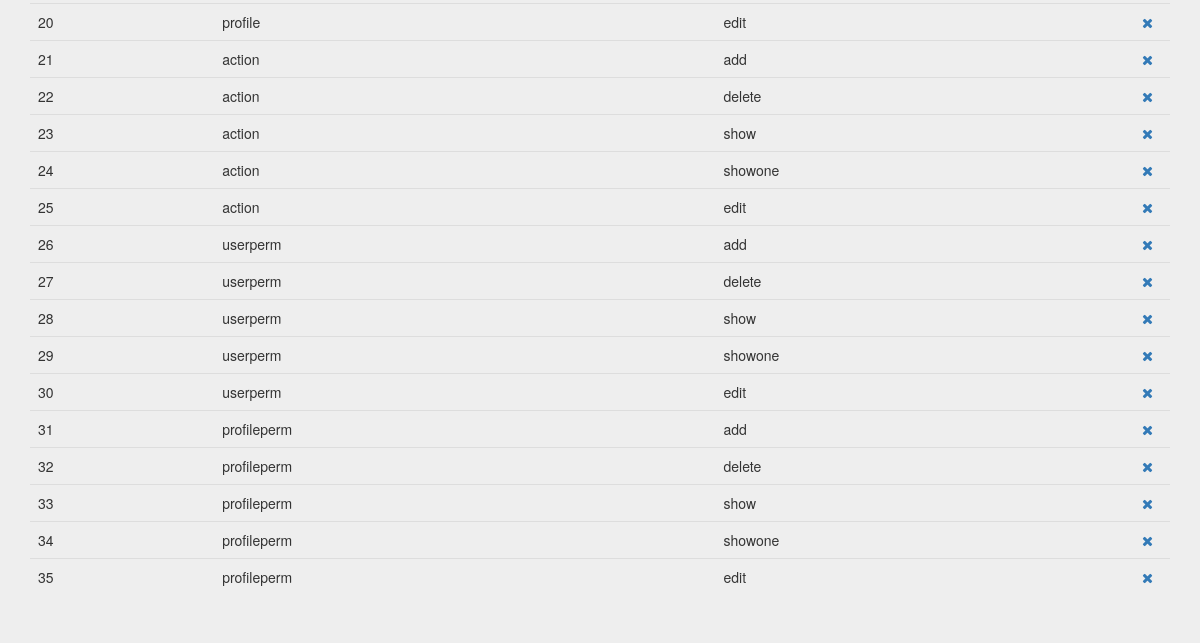
The app's page /index.php?controller=permission&action=show&orderby=id (signed in, lower part), older data.
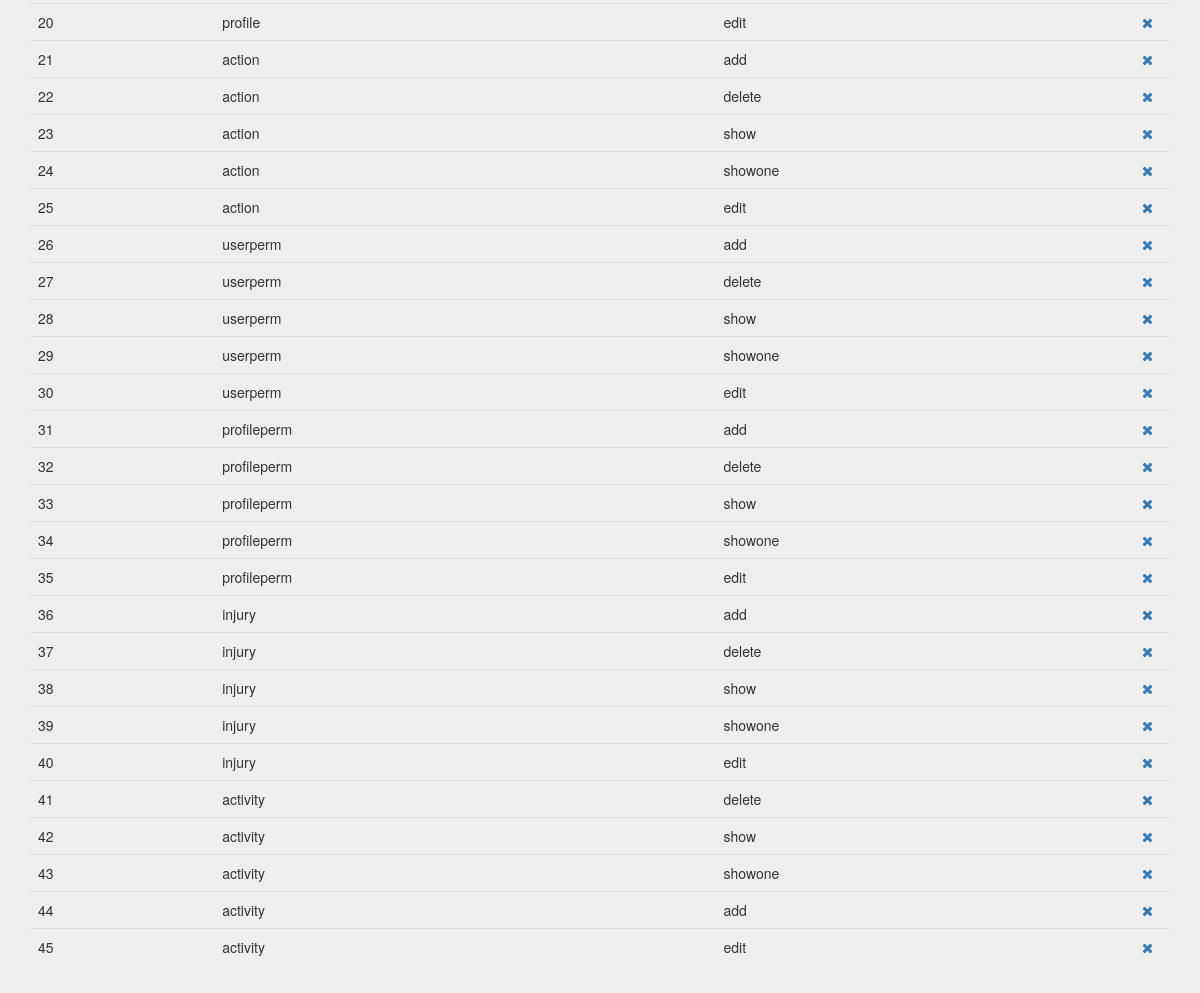
The same page, newer data.
### tables this page shows
create table `permission` (
`id` int(11) not null,
  `controller` varchar(25) not null,
  `action` varchar(25) not null
);

### core/ViewManager.php (called while the page is built, shortened)
<?php
class ViewManager {
    private $variables = array();
    public function setVariable($varname, $value, $flash=false) {
        $this->variables[$varname] = $value;
    }
    public function getVariable($varname, $default=NULL) {
        if (!isset($this->variables[$varname])) {
            return $default;
        }
        return $this->variables[$varname];
    }
    public function render($controller, $viewname) {
        include(__DIR__."/../Views/$controller/$viewname.php");
    }
    private static $viewmanager_singleton = NULL;
    public static function getInstance() {
        if (self::$viewmanager_singleton == null) {
            self::$viewmanager_singleton = new ViewManager();
        }
        return self::$viewmanager_singleton;
    }
}

### Controllers/PERMISSION_Controller.php (called while the page is built, shortened)
<?php
require_once(__DIR__."/../core/ViewManager.php");
require_once(__DIR__."/../Models/Permission.php");
require_once(__DIR__."/../Models/PERMISSION_Model.php");
class PERMISSION_Controller extends BaseController {
    private $controllerMapper;
    private $actionMapper;
    private $permissionMapper;
    public function __construct() {
        $this->controllerMapper = new CONTROLLER_Model();
        $this->actionMapper = new ACTION_Model();
        $this->permissionMapper = new PERMISSION_Model();
        $this->view->setLayout("default");
    }
    public function show(){
        $controllers = $this->controllerMapper->fetch_all();
        $actions = $this->actionMapper->fetch_all();
        if (isset($_GET["orderby"])) {
            $permissions = $this->permissionMapper->fetch_all($_GET["orderby"]);
        } else {
            $permissions = $this->permissionMapper->fetch_all();
        }
        $this->view->setVariable("permissions", $permissions);
        $this->view->setVariable("controllers", $controllers);
        $this->view->setVariable("actions", $actions);
        $this->view->render("permission", "PERMISSION_SHOW_Vista");
    }
}

### index.php (called while the page is built, shortened)
<?php
function run() {
    try{
        $controller = loadController($_GET["controller"]);
        $actionName = $_GET["action"];
        $controller->$actionName();
    } catch(Exception $ex) {
        die($ex->getMessage());
  }
}
function loadController($controllerName) {
    return new $controllerClassName();
}
run();
?>

### Models/Permission.php (called while the page is built, shortened)
<?php
class Permission {
    private $id;
    private $controller;
    private $action;
    public function __construct($id=NULL, $controller=NULL, $action=NULL) {
        $this->id = $id;
        $this->controller = $controller;
        $this->action = $action;
    }
    public function getID() {
        return $this->id;
    }
    public function getController() {
        return $this->controller;
    }
    public function getAction() {
        return $this->action;
    }
}

### Models/PERMISSION_Model.php (called while the page is built, shortened)
<?php
require_once(__DIR__."/../core/PDOConnection.php");
class PERMISSION_Model {
    private $db;
    public function __construct() {
        $this->db = PDOConnection::getInstance();
    }
    public function fetch_all($orderby = "controller"){
        $sql = $this->db->prepare("SELECT * FROM permission ORDER BY ".htmlspecialchars($orderby));
        $sql->execute();
        $permissions_db = $sql->fetchAll(PDO::FETCH_ASSOC);
        $permissions = array();
        foreach ($permissions_db as $permission) {
            array_push($permissions, new Permission($permission["id"], $permission["controller"], $permission["action"]));
        }
        return $permissions;
    }
}

### core/PDOConnection.php (called while the page is built)
<?php
class PDOConnection {
    private static $dbhost = "127.0.0.1";
    private static $dbname = "moovett";
    private static $dbuser = "moovett";
    private static $dbpass = "moovett";
    private static $db_singleton = null;
    public static function getInstance() {
        if (self::$db_singleton == null) {
            self::$db_singleton = new PDO(
                "mysql:host=".self::$dbhost.";dbname=".self::$dbname.";charset=utf8",
                self::$dbuser,
                self::$dbpass,
                array(
                    PDO::ATTR_EMULATE_PREPARES => false,
                    PDO::ATTR_ERRMODE => PDO::ERRMODE_EXCEPTION
                )
            );
        }
        return self::$db_singleton;
    }
}
?>

### Views/permission/PERMISSION_SHOW_Vista.php (the view, shortened to what this page needs)
<?php
require_once(__DIR__."/../../core/ViewManager.php");
$view = ViewManager::getInstance();
$view->setVariable("title", "Manage Permissions");
$permissions = $view->getVariable("permissions");
?>
<div class="jumbotron">
    <div class="container">
      </div>
      <div class="top-buffer">
      <table class="table">
      <tbody>
	  <?php foreach($permissions as $permission){ ?>
          <tr>
	      <td><?php echo $permission->getID(); ?></td>
          <td><?php echo $permission->getController(); ?></td>
          <td><?php echo $permission->getAction(); ?></td>
          <td>
              <a href="index.php?controller=permission&action=delete&amp;id=<?php echo $permission->getID();  ?>" role="button" data-toggle="modal"><i class="fa fa-times" aria-hidden="true"></i></a>
          </td>
        </tr>
	<?php } ?>
      </tbody>
</table>
    </div>
</div>

Row changes from the older to the newer data that the page shows:
added permission: id "36", controller "injury", action "add"
added permission: id "37", controller "injury", action "delete"
added permission: id "38", controller "injury", action "show"
added permission: id "39", controller "injury", action "showone"
added permission: id "40", controller "injury", action "edit"
added permission: id "41", controller "activity", action "delete"
added permission: id "42", controller "activity", action "show"
added permission: id "43", controller "activity", action "showone"
added permission: id "44", controller "activity", action "add"
added permission: id "45", controller "activity", action "edit"
